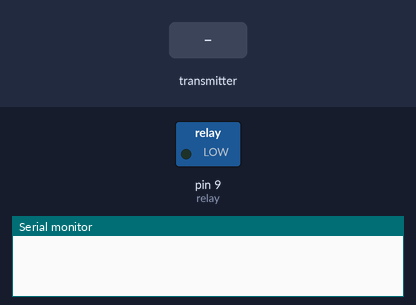
A sketch run on a simulated Arduino Uno, built with avr-gcc and run on an emulated ATmega328P. Parts: switched loads named in the sketch (green lamp = pin HIGH), the last lines printed to the serial monitor. The test bench sets the inputs (shaded band). No radio packets arrive unless stated.

Above: at 1.2 s.
1.3 s: the transmitter starts sending rainValue = 0
At 5.5 s:
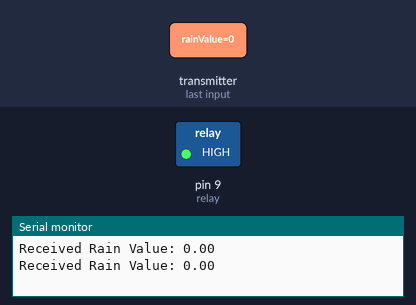
Timing chart, 0 to 7.0 s (numbered marks = the images above; inputs shaded):
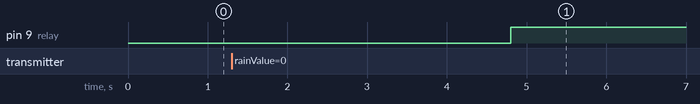

Measured:
- after the input at 1.3 s, pin 9 (relay): LOW → HIGH after 3.5 s

The sketch:

BCI_transmitter.ino
```cpp
#include <SPI.h>
#include <nRF24L01.h>
#include <RF24.h>

RF24 radio(7, 8);
const byte address[6] = "00001";
int relay = 9;

bool isRaining = false;

unsigned long lastDebounceTime = 0;
unsigned long debounceDelay = 1000;

void setup() {
  pinMode(relay, OUTPUT);
  Serial.begin(115200);

  radio.begin();
  radio.openReadingPipe(1, address);
  radio.setPALevel(RF24_PA_LOW);
  radio.startListening();
}

void loop() {
  if (radio.available()) {

    float rainValue;
    radio.read(&rainValue, sizeof(rainValue));

    Serial.print("Received Rain Value: ");
    Serial.println(rainValue);
    delay(500);

    if (rainValue > 500.00) {
      isRaining = true;
    } else {
      isRaining = false;
      delay(3000);
    }

    if (isRaining && millis() - lastDebounceTime > debounceDelay) {
      digitalWrite(relay, LOW);
      lastDebounceTime = millis();
    } else if (!isRaining && millis() - lastDebounceTime > debounceDelay) {
      digitalWrite(relay, HIGH);
      lastDebounceTime = millis();
    }
  }
}
```
